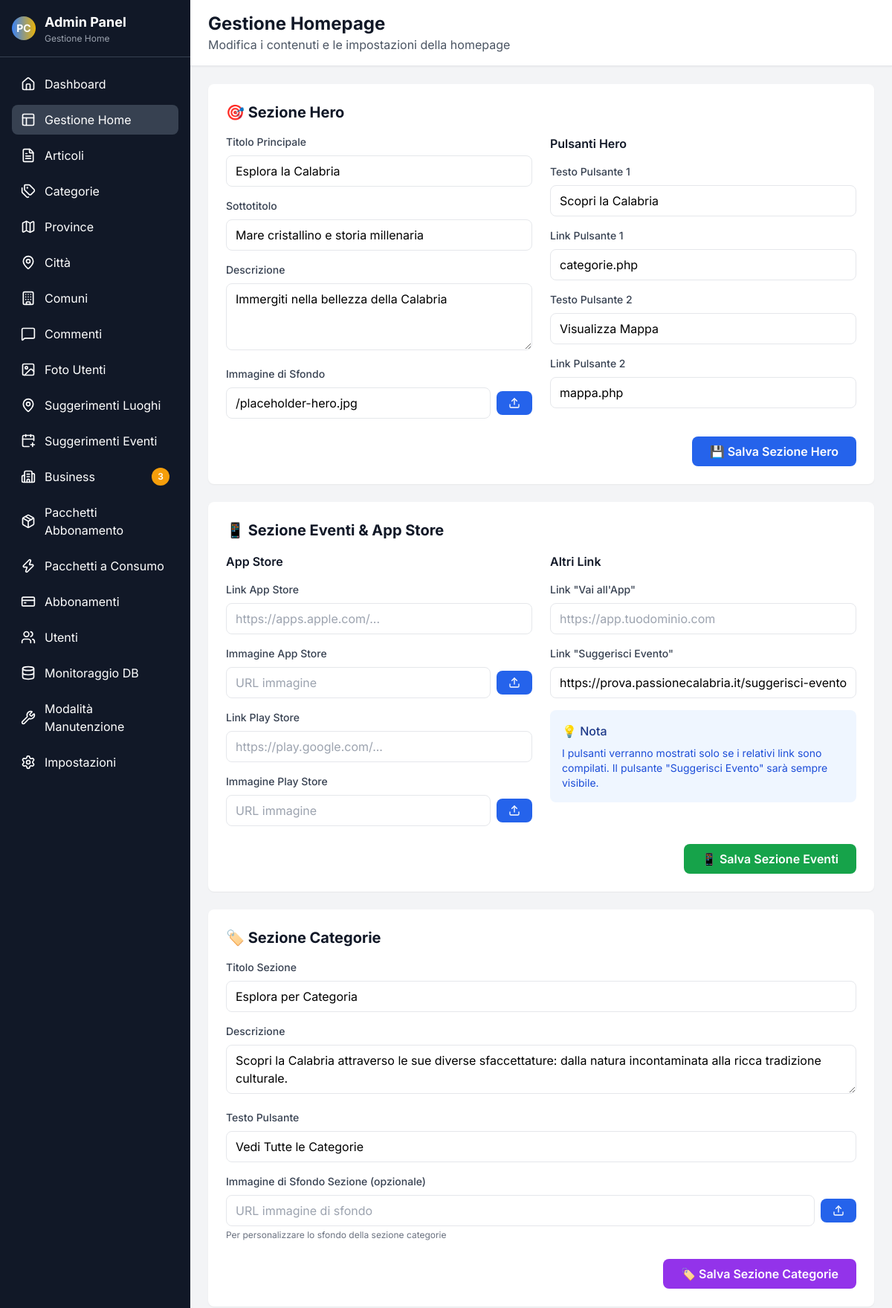
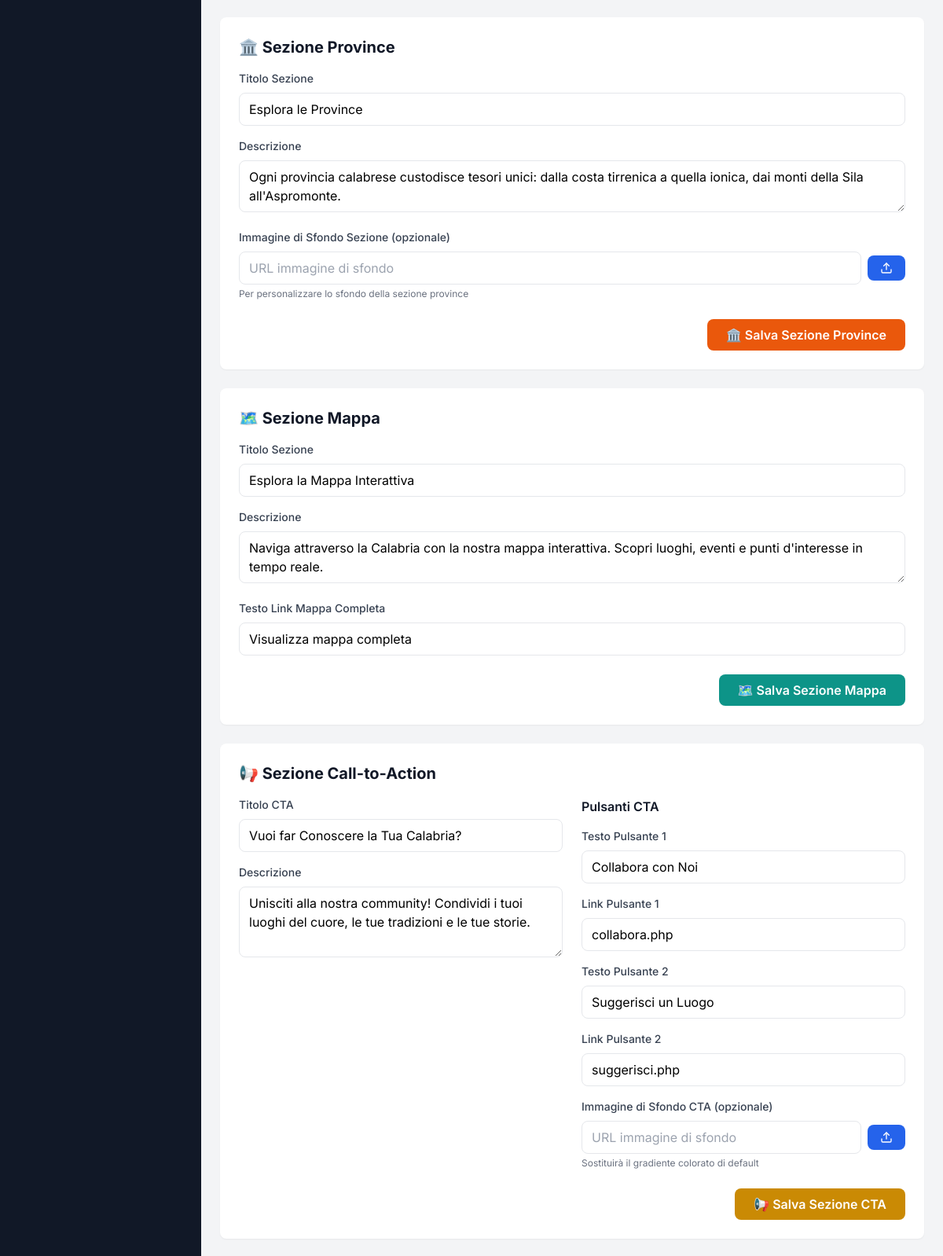
/admin/gestione-home.php (upper part), run on the app's committed database (2 pictures, top to bottom).
### tables this page shows
CREATE TABLE `home_sections` (
  `id` int NOT NULL,
  `section_name` varchar(255) NOT NULL,
  `title` varchar(500) DEFAULT NULL,
  `subtitle` varchar(500) DEFAULT NULL,
  `description` text,
  `image_path` varchar(500) DEFAULT NULL,
  `is_visible` tinyint(1) DEFAULT '1',
  `sort_order` int DEFAULT '0',
  `custom_data` json DEFAULT NULL,
  `updated_at` timestamp NULL DEFAULT CURRENT_TIMESTAMP ON UPDATE CURRENT_TIMESTAMP
);

### admin/gestione-home.php (the view, shortened to what the rows shown need)
<?php
require_once '../includes/database_mysql.php';
$db = new Database();
$homeSections = $db->getHomeSections();
$heroSection = null;
foreach ($homeSections as $section) {
    if ($section['section_name'] === 'hero') {
        $heroSection = $section;
        break;
    }
}
?>
<!DOCTYPE html>
<html lang="it">
<head>
    <script src="https://cdn.tailwindcss.com"></script>
    <link rel="stylesheet" href="../assets/css/style.css">
</head>
<body class="min-h-screen bg-gray-100 flex">
    <div class="bg-gray-900 text-white w-64 flex flex-col">
        <div class="p-4 border-b border-gray-700">
            <div class="flex items-center space-x-3">
                <div>
                    <h1 class="font-bold text-lg">Admin Panel</h1>
                </div>
            </div>
        </div>
    </div>
    <div class="flex-1 flex flex-col overflow-hidden">
        <header class="bg-white shadow-sm border-b border-gray-200 px-6 py-4">
            <h1 class="text-2xl font-bold text-gray-900">Gestione Homepage</h1>
        </header>
        <main class="flex-1 overflow-auto p-6">
            <div class="bg-white rounded-lg shadow-sm p-6 mb-6">
                <h2 class="text-xl font-bold text-gray-900 mb-4">🎯 Sezione Hero</h2>
                <form action="" method="POST" enctype="multipart/form-data">
                    <div class="grid grid-cols-1 lg:grid-cols-2 gap-6">
                        <div class="space-y-4">
                            <div>
                                <label class="block text-sm font-medium text-gray-700 mb-2">Titolo Principale</label>
                                <input type="text" name="hero_title" value="<?php echo htmlspecialchars($heroSection['title'] ?? 'Esplora la Calabria'); ?>" class="w-full px-3 py-2 border rounded-lg focus:ring-2 focus:ring-blue-500 focus:border-transparent">
                            </div>
                            <div>
                                <label class="block text-sm font-medium text-gray-700 mb-2">Sottotitolo</label>
                                <input type="text" name="hero_subtitle" value="<?php echo htmlspecialchars($heroSection['subtitle'] ?? 'Mare cristallino e storia millenaria'); ?>" class="w-full px-3 py-2 border rounded-lg focus:ring-2 focus:ring-blue-500 focus:border-transparent">
                            </div>
                            <div>
                                <label class="block text-sm font-medium text-gray-700 mb-2">Descrizione</label>
                                <textarea name="hero_description" rows="3" class="w-full px-3 py-2 border rounded-lg focus:ring-2 focus:ring-blue-500 focus:border-transparent"><?php echo htmlspecialchars($heroSection['description'] ?? ''); ?></textarea>
                            </div>
                            <div>
                                <div class="flex items-center space-x-2">
                                    <input type="text" name="hero_image" value="<?php echo htmlspecialchars($heroSection['image_path'] ?? ''); ?>" class="flex-1 px-3 py-2 border rounded-lg focus:ring-2 focus:ring-blue-500 focus:border-transparent" placeholder="URL immagine o percorso">
                                    <button type="button" onclick="uploadImage('hero_image')" class="bg-blue-600 text-white px-4 py-2 rounded-lg hover:bg-blue-700 transition-colors">
                                        <i data-lucide="upload" class="w-4 h-4"></i>
                                    </button>
                                </div>
                            </div>
                        </div>
                    </div>
                </form>
            </div>
            <div class="bg-white rounded-lg shadow-sm p-6 mb-6">
                <h2 class="text-xl font-bold text-gray-900 mb-4">📱 Sezione Eventi & App Store</h2>
            </div>
            <div class="bg-white rounded-lg shadow-sm p-6 mb-6">
                <h2 class="text-xl font-bold text-gray-900 mb-4">🏷️ Sezione Categorie</h2>
            </div>
            <div class="bg-white rounded-lg shadow-sm p-6 mb-6">
                <h2 class="text-xl font-bold text-gray-900 mb-4">🏛️ Sezione Province</h2>
            </div>
            <div class="bg-white rounded-lg shadow-sm p-6 mb-6">
                <h2 class="text-xl font-bold text-gray-900 mb-4">🗺️ Sezione Mappa</h2>
            </div>
            <div class="bg-white rounded-lg shadow-sm p-6 mb-6">
                <h2 class="text-xl font-bold text-gray-900 mb-4">📢 Sezione Call-to-Action</h2>
            </div>
        </main>
    </div>
</body>
</html>

### data on the page
home_sections: hero_title "Esplora la Calabria", hero_subtitle "Mare cristallino e storia millenaria", hero_description "Immergiti nella bellezza della Calabria", hero_image "/placeholder-hero.jpg"

### other printed values
$item['label'] "Dashboard"
$item['label'] "Gestione Home"
$item['label'] "Articoli"
$item['label'] "Categorie"
$item['label'] "Province"
$item['label'] "Città"
$item['label'] "Comuni"
$item['label'] "Commenti"
$item['label'] "Foto Utenti"
$item['label'] "Suggerimenti Luoghi"
$item['label'] "Suggerimenti Eventi"
$item['label'] "Business"
$countToShow "3"
$item['label'] "Pacchetti Abbonamento"
$item['label'] "Pacchetti a Consumo"
